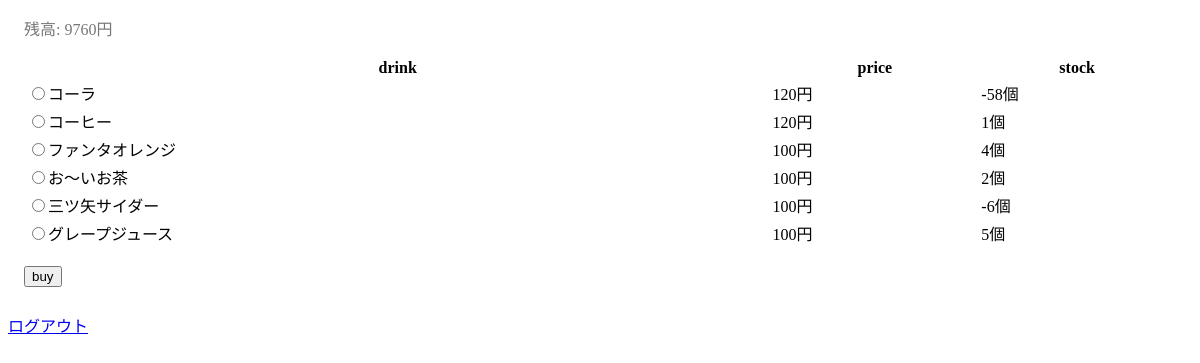
Before: /toppage.php (signed in) with the older database file.
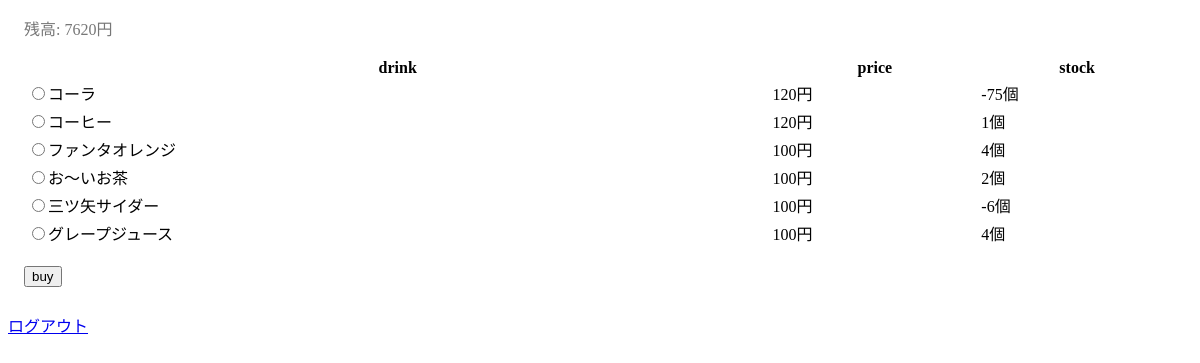
After: the same page with the newer database file.
### tables this page shows
CREATE TABLE "user" (
	`id`	INTEGER PRIMARY KEY AUTOINCREMENT,
	`money`	INTEGER,
	`name`	TEXT
, password text);

CREATE TABLE "product" (
	`id`	INTEGER PRIMARY KEY AUTOINCREMENT,
	`name`	TEXT,
	`price`	INTEGER
);

CREATE TABLE "stock" (
	`id`	INTEGER PRIMARY KEY AUTOINCREMENT,
	`product_id`	INTEGER,
	`number`	INTEGER
);

### functions.php (called while the page is built, shortened)
<?php
function generate_token()
{
  return hash('sha256', session_id());
}
function h($str)
{
  return htmlspecialchars($str, ENT_QUOTES, 'UTF-8');
}

### toppage.php (the view, shortened to what this page needs)
<?php
require_once __DIR__ . '/functions.php';
$pdo = new pdo("sqlite:anohako.sqlite");
$pdo->setattribute(PDO::ATTR_ERRMODE, PDO::ERRMODE_WARNING);
$st = $pdo->query("select * from product order by id desc");
$product = $st->fetchAll();
$user = $_SESSION['username'];
$st = $pdo->query("select money from user where name = '" . $user . "';");
$money = $st->fetchAll();
?>
<!DOCTYPE html>
<html lang="ja">
  <head>
    <link rel="stylesheet" href="//cdnjs.cloudflare.com/ajax/libs/10up-sanitize.css/4.1.0/sanitize.min.css">
    <link rel="stylesheet" href="https://code.getmdl.io/1.3.0/material.indigo-pink.min.css">
    <link rel="stylesheet" href="./style.css">
  </head>
  <body>
    <div class="container">
      <div class="mes"><?php print "残高: " . $money[0]['money']. "円"; ?></div>
      <form action="shopping_submit.php" method="get">
        <table class="mdl-data-table mdl-js-data-table mdl-shadow--2dp">
          <tr>
            <th class="mdl-data-table__cell--non-numeric">drink</th>
            <th>price</th>
            <th>stock</th>
          </tr>
          <?php
          foreach($product as $p) {
            print '<tr>';
            print '<td class="mdl-data-table__cell--non-numeric"><input type="radio" name="productname" value="'. $p["name"] .'">' . $p["name"] . '</th>';
            print '<td>' . $p["price"] . '円</th>';
            $st = $pdo->query("select * from stock where id =" .$p["id"] . ";");
            $stock = $st->fetchAll();
            print '<td>'.$stock[0]["number"].'個</td>';
            print '</tr>';
          }
          ?>
       </table>
       <input class="mdl-button mdl-js-button mdl-button--raised mdl-js-ripple-effect buy" type="submit" value="buy">
     </form>
  </div>
  <a href="/logout.php?token=<?=h(generate_token())?>">ログアウト</a>
  </body>
</html>

### style.css (style rules this page uses)
.container { margin: 8px 16px; }
.mes { color: #777; font-size: 16px; margin: 16px 0px; }
.buy { margin: 18px 0px; }
table { width: 100%; }

Changed rows visible on the page:
changed user: money "9760" → "7620"
changed through a linked row, product "コーラ": stock.number "-58" → "-75"
changed through a linked row, product "グレープジュース": stock.number "5" → "4"
